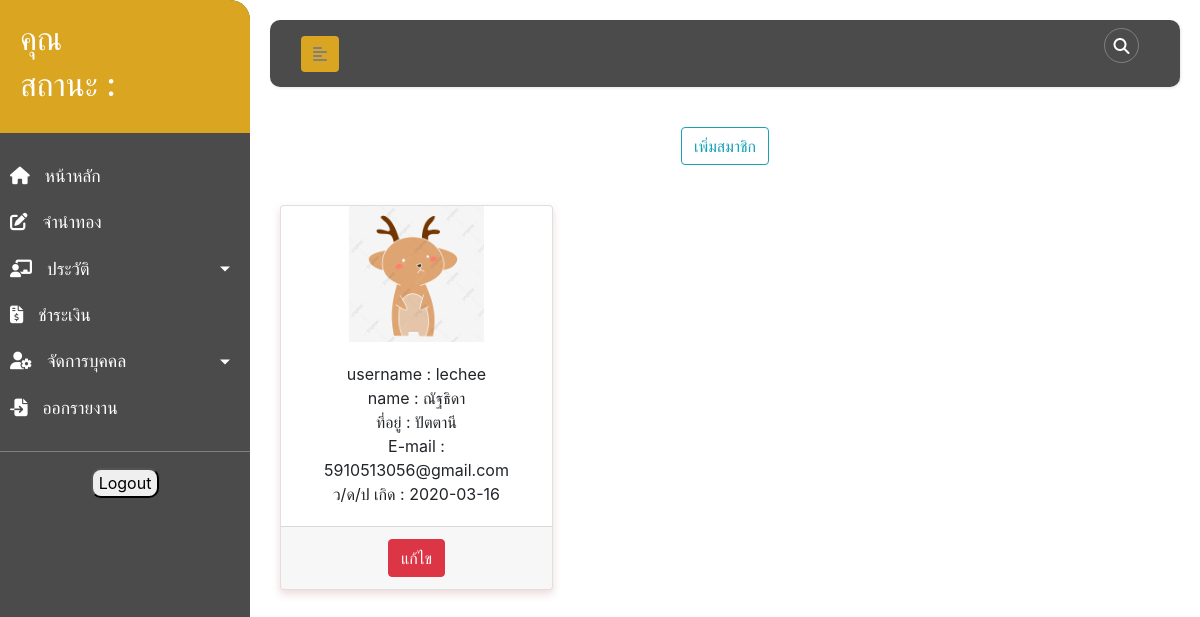
Screenshot of /ptest2.php with the database file from the repository.
### tables this page shows
CREATE TABLE `members` (
  `MbID` int(10) NOT NULL,
  `MBusername` varchar(255) NOT NULL,
  `MBpassword` varchar(255) NOT NULL,
  `MBfname` varchar(255) NOT NULL,
  `MBlname` varchar(255) NOT NULL,
  `MBbday` date NOT NULL,
  `MBaddress` varchar(255) NOT NULL,
  `phone` int(10) NOT NULL,
  `email` varchar(255) NOT NULL,
  `MB_IDcard` varchar(255) NOT NULL,
  `MBstatus` varchar(255) NOT NULL,
  `MBpicture` varchar(255) NOT NULL
);

### ptest2.php (the view, shortened to what this page needs)
<?php
    include_once('config.php');
?>
<!DOCTYPE html>
<html lang="en">
<head>
    <link rel="stylesheet" href="css/css.css">
    <link rel="stylesheet" href="https://stackpath.bootstrapcdn.com/bootstrap/4.1.3/css/bootstrap.min.css">
</head>
<body>
    <div class="wrapper">
        <nav id="sidebar">
            <div class="sidebar-header">
                    <h2>คุณ <?php echo $_SESSION['fname']; ?></h2>
                    <h2>สถานะ :  <?php echo $_SESSION['position']; ?></h2>
            </div>
            <ul class="list-unstyled components">
                <li>
                    <a href="index.php">
                        <i class="fas fa-home"></i>
                        หน้าหลัก
                    </a>
                </li>
                <li>
                    <a href="pawngold.php">
                        <i class="fas fa-edit"></i>
                        จำนำทอง
                    </a>
                </li>
                <li>
                    <a href="#infoSubmenu" data-toggle="collapse" aria-expanded="false" class="dropdown-toggle">
                        <i class="fas fa-chalkboard-teacher"></i>
                        ประวัติ
                    </a>
                </li>
                <li>
                    <a href="#">
                        <i class="fas fa-file-invoice-dollar"></i>
                        ชำระเงิน
                    </a>
                </li>
                <li>
                    <a href="#userSubmenu" data-toggle="collapse" aria-expanded="false" class="dropdown-toggle">
                        <i class="fas fa-user-cog"></i>
                        จัดการบุคคล
                    </a>
                </li>
                <li>
                    <a href="report.php">
                        <i class="fas fa-file-import"></i>
                        ออกรายงาน
                    </a>
                </li>
            </ul>
            <div class="logout">
                <a href="logout.php">
                    <input type="submit" class="btn-logout" name="logout" value="Logout"><br>
                </a>
            </div>
        </nav>
        <div id="content">
            <nav class="navbar navbar-expand-lg ">
                <div class="container-fluid">
                    <button type="button" id="sidebarCollapse" class="btn">
                        <i class="fas fa-align-left"></i>
                    </button>
                    <div class="top_menu">
                        <ul>
                            <li><a href="#"><i class="fas fa-search"></i></a></li>
                        </ul>
                    </div>
                </div>
            </nav>
            <div class="card-content">
                <div class="addmember">
                    <a href="regist.php">
                        <button  type="button" class="btn btn-outline-info" name="addmember">เพิ่มสมาชิก</button>
                    </a>
                </div>
                <div class="layout_card">
                    <?php
                        $query = "SELECT * FROM members WHERE MBstatus = 'เจ้าของร้าน' " or die ("Error in query: $query " . mysqli_error());
                        $result = mysqli_query($conn, $query);
                        while($row = mysqli_fetch_array($result)) {
                    ?>
                    <div class="card">
                        <div class="Picprofile">
                            <img src= "userpic/<?php echo $row["MBpicture"];?>" width="50%">
                        </div>
                        <div class="card-body">
                            <tr>
                                <td><div>
                                    username : <?php echo $row["MBusername"]; ?>
                                </div></td>
                                <td><div>
                                    name : <?php echo $row["MBfname"]; ?>
                                </div></td>
                                <td><div>
                                    ที่อยู่ : <?php echo $row["MBaddress"]; ?>
                                </div></td>
                                <td><div>
                                    E-mail : <?php echo $row["email"]; ?>
                                </div></td>
                                <td><div>
                                    ว/ด/ป เกิด : <?php echo $row["MBbday"]; ?>
                                </div></td>
                            </tr>
                        </div>
                        <div class="card-footer">
                            <div class="edit">
                                <a href="editprofile.php?member_id=<?=$row["MbID"];?>">
                                    <button type="button" class="btn btn-danger">แก้ไข</button>
                                </a>
                            </div>
                        </div>
                    </div>
                <?php } ?>
                    </div>
                </div>
            </div>
        </div>
</body>
</html>

### css/css.css (style rules this page uses)
* { list-style: none; }
body { font-family: 'Kanit', sans-serif; font-family: 'Roboto Slab', serif; background: #fafafa; text-decoration: none; }
a, a:hover, a:focus { color: inherit; text-decoration: none; transition: all 0.3s; }
.navbar { padding: 15px 10px; background: #4b4b4b; border: none; border-radius: 10px; margin-bottom: 40px; box-shadow: 1px 1px 3px rgba(0, 0, 0, 0.1); }
.navbar .btn { box-shadow: none; outline: none !important; border: none; background: goldenrod; color: gray; }
.navbar .top_menu ul li a { display: block; margin: 0 10px ; width: 35px; height: 35px; line-height: 35px; border: 1px solid gray; text-align: center; border-radius: 50%; color: #fff; }
.wrapper { display: flex; align-items: stretch; width: 100%; height: 100%; }
#sidebar { min-width: 250px; max-width: 250px; background: #4b4b4b; color: #fff; transition: all 0.3s; border-top-right-radius: 20px; border-bottom-right-radius: 20px; }
#sidebar ul li a { text-align: left; }
#sidebar .sidebar-header { padding: 20px; background: goldenrod; border-top-right-radius: 20px; }
#sidebar ul.components { padding: 20px 0; border-bottom: 1px solid gray; }
#sidebar ul li a { padding: 10px; font-size: 1.1em; display: block; color: #fff; }
#sidebar ul li a i { margin-right: 10px; }
a[data-toggle="collapse"] { position: relative; }
.dropdown-toggle::after { display: block; position: absolute; top: 50%; right: 20px; transform: translateY(-50%); }
#content { width: 100%; padding: 20px; min-height: 100vh; transition: all 0.3s ease; }
.card-content { width: 100%; text-align: center; }
.addmember { text-align: center; margin-bottom: 30px; }
.card-content .layout_card { display: flex; }
.card { box-shadow: 0 4px 8px 0 rgba(167, 70, 70, 0.2); transition: 0.3s; width: 30%; border-radius: 5px; margin: 10px; }
.Picprofile { text-align: center; }
.card-footer { text-align: center; }
.logout { text-align: center; }
.btn-logout { border-radius: 10px; }

### rows the page displays
members: MBpicture (picture), MBusername "lechee", MBfname "ณัฐธิดา", MBaddress "ปัตตานี", email "5910513056@gmail.com", MBbday "2020-03-16"
